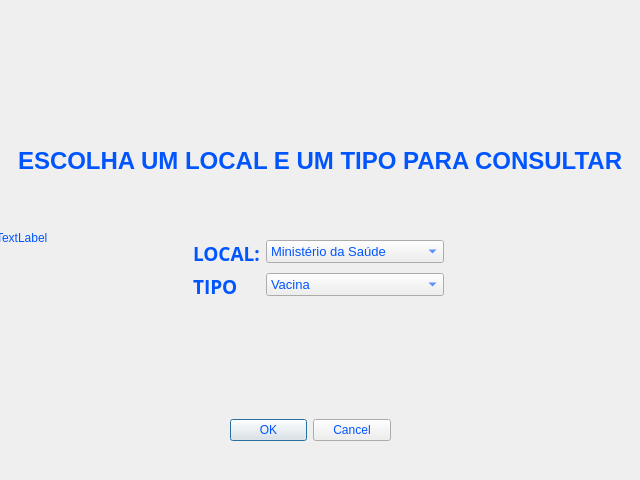
<?xml version="1.0" encoding="UTF-8"?>
<ui version="4.0">
 <class>consultalocalportipo</class>
 <widget class="QDialog" name="consultalocalportipo">
  <property name="geometry">
   <rect>
    <x>0</x>
    <y>0</y>
    <width>640</width>
    <height>480</height>
   </rect>
  </property>
  <property name="palette">
   <palette>
    <active>
     <colorrole role="WindowText">
      <brush brushstyle="SolidPattern">
       <color alpha="255">
        <red>0</red>
        <green>85</green>
        <blue>255</blue>
       </color>
      </brush>
     </colorrole>
     <colorrole role="Text">
      <brush brushstyle="SolidPattern">
       <color alpha="255">
        <red>0</red>
        <green>85</green>
        <blue>255</blue>
       </color>
      </brush>
     </colorrole>
     <colorrole role="ButtonText">
      <brush brushstyle="SolidPattern">
       <color alpha="255">
        <red>0</red>
        <green>85</green>
        <blue>255</blue>
       </color>
      </brush>
     </colorrole>
     <colorrole role="PlaceholderText">
      <brush brushstyle="SolidPattern">
       <color alpha="128">
        <red>0</red>
        <green>85</green>
        <blue>255</blue>
       </color>
      </brush>
     </colorrole>
    </active>
    <inactive>
     <colorrole role="WindowText">
      <brush brushstyle="SolidPattern">
       <color alpha="255">
        <red>0</red>
        <green>85</green>
        <blue>255</blue>
       </color>
      </brush>
     </colorrole>
     <colorrole role="Text">
      <brush brushstyle="SolidPattern">
       <color alpha="255">
        <red>0</red>
        <green>85</green>
        <blue>255</blue>
       </color>
      </brush>
     </colorrole>
     <colorrole role="ButtonText">
      <brush brushstyle="SolidPattern">
       <color alpha="255">
        <red>0</red>
        <green>85</green>
        <blue>255</blue>
       </color>
      </brush>
     </colorrole>
     <colorrole role="PlaceholderText">
      <brush brushstyle="SolidPattern">
       <color alpha="128">
        <red>0</red>
        <green>85</green>
        <blue>255</blue>
       </color>
      </brush>
     </colorrole>
    </inactive>
    <disabled>
     <colorrole role="WindowText">
      <brush brushstyle="SolidPattern">
       <color alpha="255">
        <red>120</red>
        <green>120</green>
        <blue>120</blue>
       </color>
      </brush>
     </colorrole>
     <colorrole role="Text">
      <brush brushstyle="SolidPattern">
       <color alpha="255">
        <red>120</red>
        <green>120</green>
        <blue>120</blue>
       </color>
      </brush>
     </colorrole>
     <colorrole role="ButtonText">
      <brush brushstyle="SolidPattern">
       <color alpha="255">
        <red>120</red>
        <green>120</green>
        <blue>120</blue>
       </color>
      </brush>
     </colorrole>
     <colorrole role="PlaceholderText">
      <brush brushstyle="SolidPattern">
       <color alpha="128">
        <red>0</red>
        <green>0</green>
        <blue>0</blue>
       </color>
      </brush>
     </colorrole>
    </disabled>
   </palette>
  </property>
  <property name="windowTitle">
   <string>Dialog</string>
  </property>
  <widget class="QDialogButtonBox" name="buttonBox">
   <property name="geometry">
    <rect>
     <x>230</x>
     <y>410</y>
     <width>161</width>
     <height>41</height>
    </rect>
   </property>
   <property name="orientation">
    <enum>Qt::Horizontal</enum>
   </property>
   <property name="standardButtons">
    <set>QDialogButtonBox::Cancel|QDialogButtonBox::Ok</set>
   </property>
  </widget>
  <widget class="QWidget" name="formLayoutWidget">
   <property name="geometry">
    <rect>
     <x>-7</x>
     <y>240</y>
     <width>651</width>
     <height>61</height>
    </rect>
   </property>
   <layout class="QFormLayout" name="formLayout">
    <property name="leftMargin">
     <number>200</number>
    </property>
    <property name="rightMargin">
     <number>200</number>
    </property>
    <item row="0" column="0">
     <widget class="QLabel" name="label_4">
      <property name="font">
       <font>
        <family>Open Sans</family>
        <pointsize>14</pointsize>
        <weight>75</weight>
        <bold>true</bold>
       </font>
      </property>
      <property name="text">
       <string>LOCAL:</string>
      </property>
     </widget>
    </item>
    <item row="0" column="1">
     <widget class="QComboBox" name="comboBox1">
      <property name="sizePolicy">
       <sizepolicy hsizetype="Expanding" vsizetype="Fixed">
        <horstretch>0</horstretch>
        <verstretch>0</verstretch>
       </sizepolicy>
      </property>
      <property name="font">
       <font>
        <pointsize>10</pointsize>
       </font>
      </property>
      <item>
       <property name="text">
        <string>Ministério da Saúde</string>
       </property>
      </item>
      <item>
       <property name="text">
        <string>Acre</string>
       </property>
      </item>
      <item>
       <property name="text">
        <string>Alagoas</string>
       </property>
      </item>
      <item>
       <property name="text">
        <string>Amapá</string>
       </property>
      </item>
      <item>
       <property name="text">
        <string>Amazonas</string>
       </property>
      </item>
      <item>
       <property name="text">
        <string>Bahia</string>
       </property>
      </item>
      <item>
       <property name="text">
        <string>Ceará</string>
       </property>
      </item>
      <item>
       <property name="text">
        <string>Distrito Federal</string>
       </property>
      </item>
      <item>
       <property name="text">
        <string>Espírito Santo</string>
       </property>
      </item>
      <item>
       <property name="text">
        <string>Goiás</string>
       </property>
      </item>
      <item>
       <property name="text">
        <string>Maranhão</string>
       </property>
      </item>
      <item>
       <property name="text">
        <string>Mato Grosso</string>
       </property>
      </item>
      <item>
       <property name="text">
        <string>Mato Grosso do Sul</string>
       </property>
      </item>
      <item>
       <property name="text">
        <string>Minas Gerais</string>
       </property>
      </item>
      <item>
       <property name="text">
        <string>Pará</string>
       </property>
      </item>
      <item>
       <property name="text">
        <string>Paraíba</string>
       </property>
      </item>
      <item>
       <property name="text">
        <string>Paraná</string>
       </property>
      </item>
      <item>
       <property name="text">
        <string>Pernambuco</string>
       </property>
      </item>
      <item>
       <property name="text">
        <string>Piauí</string>
       </property>
      </item>
      <item>
       <property name="text">
        <string>Rio de Janeiro</string>
       </property>
      </item>
      <item>
       <property name="text">
        <string>Rio Grande do Norte</string>
       </property>
      </item>
      <item>
       <property name="text">
        <string>Rio Grande do Sul</string>
       </property>
      </item>
      <item>
       <property name="text">
        <string>Rondônia</string>
       </property>
      </item>
      <item>
       <property name="text">
        <string>Roraima</string>
       </property>
      </item>
      <item>
       <property name="text">
        <string>Santa Catarina</string>
       </property>
      </item>
      <item>
       <property name="text">
        <string>São Paulo</string>
       </property>
      </item>
      <item>
       <property name="text">
        <string>Sergipe</string>
       </property>
      </item>
      <item>
       <property name="text">
        <string>Tocantins</string>
       </property>
      </item>
     </widget>
    </item>
    <item row="1" column="0">
     <widget class="QLabel" name="label">
      <property name="font">
       <font>
        <family>Open Sans</family>
        <pointsize>14</pointsize>
        <weight>75</weight>
        <bold>true</bold>
       </font>
      </property>
      <property name="text">
       <string>TIPO</string>
      </property>
     </widget>
    </item>
    <item row="1" column="1">
     <widget class="QComboBox" name="comboBox">
      <property name="sizePolicy">
       <sizepolicy hsizetype="Expanding" vsizetype="Fixed">
        <horstretch>0</horstretch>
        <verstretch>0</verstretch>
       </sizepolicy>
      </property>
      <property name="font">
       <font>
        <pointsize>10</pointsize>
       </font>
      </property>
      <item>
       <property name="text">
        <string>Vacina</string>
       </property>
      </item>
      <item>
       <property name="text">
        <string>Medicamento</string>
       </property>
      </item>
      <item>
       <property name="text">
        <string>Epi</string>
       </property>
      </item>
     </widget>
    </item>
   </layout>
  </widget>
  <widget class="QWidget" name="horizontalLayoutWidget">
   <property name="geometry">
    <rect>
     <x>0</x>
     <y>130</y>
     <width>641</width>
     <height>61</height>
    </rect>
   </property>
   <layout class="QHBoxLayout" name="horizontalLayout">
    <property name="leftMargin">
     <number>0</number>
    </property>
    <property name="rightMargin">
     <number>0</number>
    </property>
    <item>
     <widget class="QLabel" name="label_2">
      <property name="sizePolicy">
       <sizepolicy hsizetype="Fixed" vsizetype="Preferred">
        <horstretch>0</horstretch>
        <verstretch>0</verstretch>
       </sizepolicy>
      </property>
      <property name="font">
       <font>
        <pointsize>18</pointsize>
        <weight>75</weight>
        <bold>true</bold>
       </font>
      </property>
      <property name="text">
       <string>ESCOLHA UM LOCAL E UM TIPO PARA CONSULTAR</string>
      </property>
     </widget>
    </item>
   </layout>
  </widget>
  <widget class="QLabel" name="label_7">
   <property name="geometry">
    <rect>
     <x>-4</x>
     <y>-8</y>
     <width>651</width>
     <height>491</height>
    </rect>
   </property>
   <property name="palette">
    <palette>
     <active>
      <colorrole role="WindowText">
       <brush brushstyle="SolidPattern">
        <color alpha="255">
         <red>0</red>
         <green>85</green>
         <blue>255</blue>
        </color>
       </brush>
      </colorrole>
      <colorrole role="Text">
       <brush brushstyle="SolidPattern">
        <color alpha="255">
         <red>0</red>
         <green>85</green>
         <blue>255</blue>
        </color>
       </brush>
      </colorrole>
      <colorrole role="ButtonText">
       <brush brushstyle="SolidPattern">
        <color alpha="255">
         <red>0</red>
         <green>85</green>
         <blue>255</blue>
        </color>
       </brush>
      </colorrole>
      <colorrole role="PlaceholderText">
       <brush brushstyle="SolidPattern">
        <color alpha="128">
         <red>0</red>
         <green>85</green>
         <blue>255</blue>
        </color>
       </brush>
      </colorrole>
     </active>
     <inactive>
      <colorrole role="WindowText">
       <brush brushstyle="SolidPattern">
        <color alpha="255">
         <red>0</red>
         <green>85</green>
         <blue>255</blue>
        </color>
       </brush>
      </colorrole>
      <colorrole role="Text">
       <brush brushstyle="SolidPattern">
        <color alpha="255">
         <red>0</red>
         <green>85</green>
         <blue>255</blue>
        </color>
       </brush>
      </colorrole>
      <colorrole role="ButtonText">
       <brush brushstyle="SolidPattern">
        <color alpha="255">
         <red>0</red>
         <green>85</green>
         <blue>255</blue>
        </color>
       </brush>
      </colorrole>
      <colorrole role="PlaceholderText">
       <brush brushstyle="SolidPattern">
        <color alpha="128">
         <red>0</red>
         <green>85</green>
         <blue>255</blue>
        </color>
       </brush>
      </colorrole>
     </inactive>
     <disabled>
      <colorrole role="WindowText">
       <brush brushstyle="SolidPattern">
        <color alpha="255">
         <red>120</red>
         <green>120</green>
         <blue>120</blue>
        </color>
       </brush>
      </colorrole>
      <colorrole role="Text">
       <brush brushstyle="SolidPattern">
        <color alpha="255">
         <red>120</red>
         <green>120</green>
         <blue>120</blue>
        </color>
       </brush>
      </colorrole>
      <colorrole role="ButtonText">
       <brush brushstyle="SolidPattern">
        <color alpha="255">
         <red>120</red>
         <green>120</green>
         <blue>120</blue>
        </color>
       </brush>
      </colorrole>
      <colorrole role="PlaceholderText">
       <brush brushstyle="SolidPattern">
        <color alpha="128">
         <red>0</red>
         <green>0</green>
         <blue>0</blue>
        </color>
       </brush>
      </colorrole>
     </disabled>
    </palette>
   </property>
   <property name="text">
    <string>TextLabel</string>
   </property>
  </widget>
  <zorder>label_7</zorder>
  <zorder>buttonBox</zorder>
  <zorder>formLayoutWidget</zorder>
  <zorder>horizontalLayoutWidget</zorder>
 </widget>
 <resources/>
 <connections/>
</ui>
